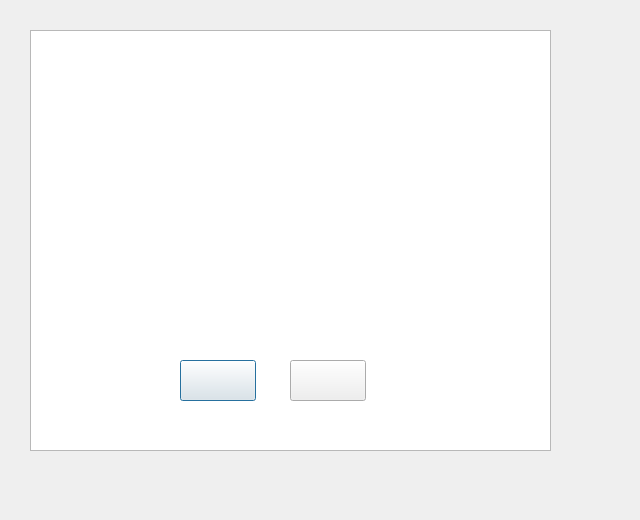
<?xml version="1.0" encoding="UTF-8"?>
<ui version="4.0">
 <class>Dialog_first</class>
 <widget class="QDialog" name="Dialog_first">
  <property name="geometry">
   <rect>
    <x>0</x>
    <y>0</y>
    <width>640</width>
    <height>520</height>
   </rect>
  </property>
  <property name="windowTitle">
   <string>神奇小妖怪</string>
  </property>
  <widget class="QGraphicsView" name="graphicsView">
   <property name="geometry">
    <rect>
     <x>30</x>
     <y>30</y>
     <width>521</width>
     <height>421</height>
    </rect>
   </property>
   <property name="styleSheet">
    <string notr="true">border-image: url(:/monster/pic/thefirstone.png);</string>
   </property>
  </widget>
  <widget class="QPushButton" name="pushButton">
   <property name="geometry">
    <rect>
     <x>180</x>
     <y>360</y>
     <width>76</width>
     <height>41</height>
    </rect>
   </property>
   <property name="cursor">
    <cursorShape>PointingHandCursor</cursorShape>
   </property>
   <property name="styleSheet">
    <string notr="true">border-image: url(:/monster/pic/start.png);</string>
   </property>
   <property name="text">
    <string/>
   </property>
  </widget>
  <widget class="QPushButton" name="pushButton_2">
   <property name="geometry">
    <rect>
     <x>290</x>
     <y>360</y>
     <width>76</width>
     <height>41</height>
    </rect>
   </property>
   <property name="cursor">
    <cursorShape>PointingHandCursor</cursorShape>
   </property>
   <property name="styleSheet">
    <string notr="true">border-image: url(:/monster/pic/help.png);</string>
   </property>
   <property name="text">
    <string/>
   </property>
  </widget>
 </widget>
 <resources/>
 <connections/>
</ui>
